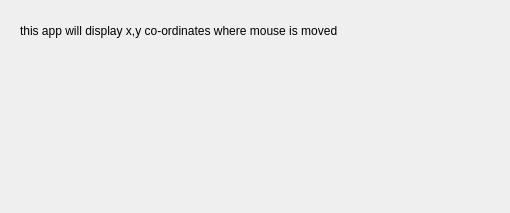
<?xml version="1.0" encoding="UTF-8"?>
<ui version="4.0">
 <class>Dialog</class>
 <widget class="QDialog" name="Dialog">
  <property name="geometry">
   <rect>
    <x>0</x>
    <y>0</y>
    <width>510</width>
    <height>213</height>
   </rect>
  </property>
  <property name="windowTitle">
   <string>Dialog</string>
  </property>
  <widget class="QLabel" name="label">
   <property name="geometry">
    <rect>
     <x>20</x>
     <y>20</y>
     <width>481</width>
     <height>21</height>
    </rect>
   </property>
   <property name="text">
    <string>this app will display x,y co-ordinates where mouse is moved</string>
   </property>
  </widget>
  <widget class="QLabel" name="message">
   <property name="geometry">
    <rect>
     <x>20</x>
     <y>60</y>
     <width>481</width>
     <height>21</height>
    </rect>
   </property>
   <property name="text">
    <string/>
   </property>
  </widget>
 </widget>
 <resources/>
 <connections/>
</ui>
